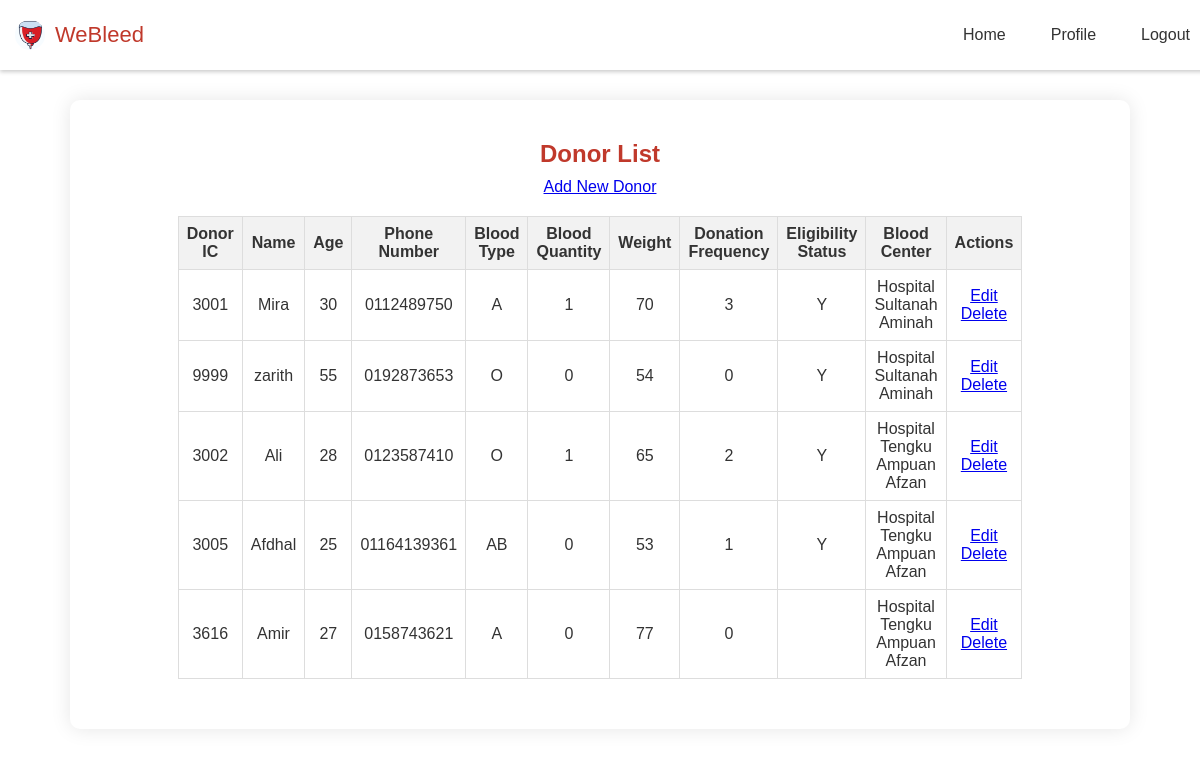
The page /donor_details.php on the database its author committed.
### tables this page shows
CREATE TABLE `donor` (
  `donIC` varchar(15) NOT NULL,
  `donPassword` varchar(20) NOT NULL,
  `donName` varchar(45) NOT NULL,
  `donGender` char(1) NOT NULL,
  `donAge` int(3) NOT NULL,
  `donPhoneNo` varchar(12) NOT NULL,
  `donBloodType` varchar(2) NOT NULL,
  `donBloodQty` int(3) NOT NULL,
  `donWeight` int(3) NOT NULL,
  `donFrequency` int(1) NOT NULL,
  `eligibleStatus` char(1) NOT NULL,
  `staffID` int(4) NOT NULL
);

CREATE TABLE `bloodcenter` (
  `bcID` int(4) NOT NULL,
  `bcName` varchar(45) NOT NULL,
  `bcPhoneNo` varchar(12) NOT NULL,
  `bcBloodQtyA` int(5) DEFAULT NULL,
  `bcBloodQtyB` int(5) DEFAULT NULL,
  `bcBloodQtyO` int(5) DEFAULT NULL,
  `bcBloodQtyAB` int(5) DEFAULT NULL
);

### donor_details.php (the view, shortened to what this page needs)
<?php
include('connection.php');
$query = "SELECT donor.donIC, donor.donName, donor.donAge, donor.donPhoneNo, donor.donBloodType, donor.donBloodQty, donor.donWeight, donor.donFrequency, donor.eligibleStatus, bloodcenter.bcName
          FROM donor
          JOIN staff ON donor.staffID = staff.staffID
          JOIN bloodcenter ON staff.bcID = bloodcenter.bcID";
$result = mysqli_query($condb, $query);
?>
<!DOCTYPE html>
<html lang="en">
<head>
    <link rel="stylesheet" href="style.css">
</head>
<body>
    <nav class="navbar">
        <div class="logo_item">
            <img src="logo.jpg" alt="Company Logo">
            <span>WeBleed</span>
        </div>
        <div class="navbar_content">
            <ul>
                <li><a href="home_staff.php">Home</a></li>
                <li><a href="staff_profile.php">Profile</a></li>
                <li><a href="logout.php">Logout</a></li>
            </ul>
        </div>
    </nav>
    <div class="details-section">
        <h2>Donor List</h2>
        <a href="add_donor.php" class="button">Add New Donor</a>
        <table>
            <thead>
                <tr>
                    <th>Donor IC</th>
                    <th>Name</th>
                    <th>Age</th>
                    <th>Phone Number</th>
                    <th>Blood Type</th>
                    <th>Blood Quantity</th>
                    <th>Weight</th>
                    <th>Donation Frequency</th>
                    <th>Eligibility Status</th>
                    <th>Blood Center</th>
                    <th>Actions</th>
                </tr>
            </thead>
            <tbody>
                <?php while ($row = mysqli_fetch_assoc($result)): ?>
                <tr>
                    <td><?php echo $row['donIC']; ?></td>
                    <td><?php echo $row['donName']; ?></td>
                    <td><?php echo $row['donAge']; ?></td>
                    <td><?php echo $row['donPhoneNo']; ?></td>
                    <td><?php echo $row['donBloodType']; ?></td>
                    <td><?php echo $row['donBloodQty']; ?></td>
                    <td><?php echo $row['donWeight']; ?></td>
                    <td><?php echo $row['donFrequency']; ?></td>
                    <td><?php echo $row['eligibleStatus']; ?></td>
                    <td><?php echo $row['bcName']; ?></td>
                    <td>
                        <a href="edit_donor.php?donIC=<?php echo $row['donIC']; ?>" class="button">Edit</a>
                        <a href="delete_donor.php?id=<?php echo $row['donIC']; ?>" class="button" onclick="return confirm('Are you sure you want to delete this donor?');">Delete</a>
                    </td>
                </tr>
                <?php endwhile; ?>
            </tbody>
        </table>
    </div>
</body>
</html>

### style.css (style rules this page uses)
body { font-family: Arial, sans-serif; margin: 0; padding: 0; background-color: white; color: #333; background-image: none; }
h2 { text-align: center; color: #c0392b; margin-top: 10px; margin-bottom: 10px; }
table { width: 80%; margin: 20px auto; border-collapse: collapse; text-align: center; }
table th, table td { border: 1px solid #ddd; padding: 8px; }
table th { background-color: #f2f2f2; color: #333; }
.navbar { position: fixed; top: 0; width: 100%; background-color: #fff; display: flex; justify-content: space-between; align-items: center; padding: 20px 5px; z-index: 1000; box-shadow: 0 2px 4px rgba(0, 0, 0, 0.2); }
.logo_item { display: flex; align-items: center; column-gap: 10px; font-size: 22px; font-weight: 500; color: #c0392b; margin-left: 5px; }
.navbar img { width: 30px; height: 30px; border-radius: 50%; margin-left: 5px; }
.navbar_content ul { margin: 0; padding: 0; list-style: none; display: flex; }
.navbar_content li { margin-left: 15px; }
.navbar_content a { text-decoration: none; color: #333; padding: 10px 15px; transition: color 0.3s ease; }
.details-section { width: 95%; max-width: 1000px; text-align: center; background-color: #fff; border-radius: 10px; box-shadow: 0 0 20px rgba(0, 0, 0, 0.1); padding: 30px; margin: 100px auto; }

### rows shown on the page
donor: donIC "3001", donName "Mira", donAge "30", donPhoneNo "0112489750", donBloodType "A", donBloodQty "1", donWeight "70", donFrequency "3", eligibleStatus "Y", bloodcenter.bcName "Hospital Sultanah Aminah"
donor: donIC "9999", donName "zarith", donAge "55", donPhoneNo "0192873653", donBloodType "O", donBloodQty "0", donWeight "54", donFrequency "0", eligibleStatus "Y", bloodcenter.bcName "Hospital Sultanah Aminah"
donor: donIC "3002", donName "Ali", donAge "28", donPhoneNo "0123587410", donBloodType "O", donBloodQty "1", donWeight "65", donFrequency "2", eligibleStatus "Y", bloodcenter.bcName "Hospital Tengku Ampuan Afzan"
donor: donIC "3005", donName "Afdhal", donAge "25", donPhoneNo "01164139361", donBloodType "AB", donBloodQty "0", donWeight "53", donFrequency "1", eligibleStatus "Y", bloodcenter.bcName "Hospital Tengku Ampuan Afzan"
donor: donIC "3616", donName "Amir", donAge "27", donPhoneNo "0158743621", donBloodType "A", donBloodQty "0", donWeight "77", donFrequency "0", bloodcenter.bcName "Hospital Tengku Ampuan Afzan"
